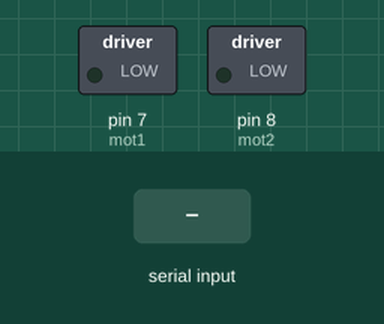
Simulated run of this sketch. Board: Arduino Uno, built with avr-gcc and run on an emulated ATmega328P. Parts: switched loads named in the sketch (green lamp = pin HIGH). The inputs (shaded band) are chosen by the test bench. What the sketch prints to the serial monitor is not drawn.

Above: at 1.2 s.
1.3 s: "YES" received over Serial
At 3.7 s:
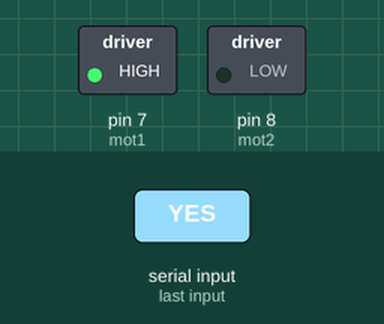
At 5.3 s:
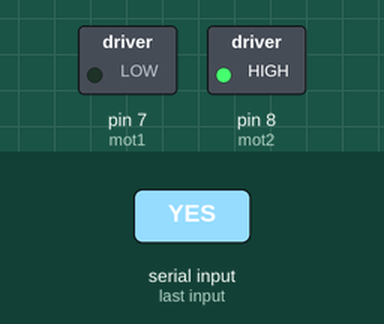
Timing chart, 0 to 9.8 s (numbered marks = the images above; inputs shaded):
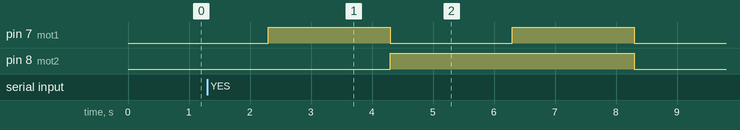

The sketch:

motors.ino
```cpp
int mot1 = 7;
int mot2 = 8;
int onTime = 2000;
String start;

void setup() {
  // put your setup code here, to run once:
  pinMode(mot1, OUTPUT);
  pinMode(mot2, OUTPUT);
  Serial.begin(9600);
}

void loop() {
  // put your main code here, to run repeatedly:
  Serial.println("Type YES to start.");
  while(Serial.available()==0) {};
  start = Serial.readString();

  while( start=="YES" ) {
    digitalWrite(mot1,HIGH);
    delay(onTime);

    digitalWrite(mot1,LOW);
    digitalWrite(mot2,HIGH);
    delay(onTime);

    digitalWrite(mot1,HIGH);
    delay(onTime);

    digitalWrite(mot1,LOW);
    digitalWrite(mot2,LOW);

    start= "NO";
  }
}
```

Measured:
- after the input at 1.3 s, pin 7 (mot1): alternates HIGH for 2.0 s and LOW for 2.0 s, 4 changes in all, then stays LOW, starting after 1.0 s; pin 8 (mot2): LOW → HIGH after 3.0 s, → LOW 4.0 s later
